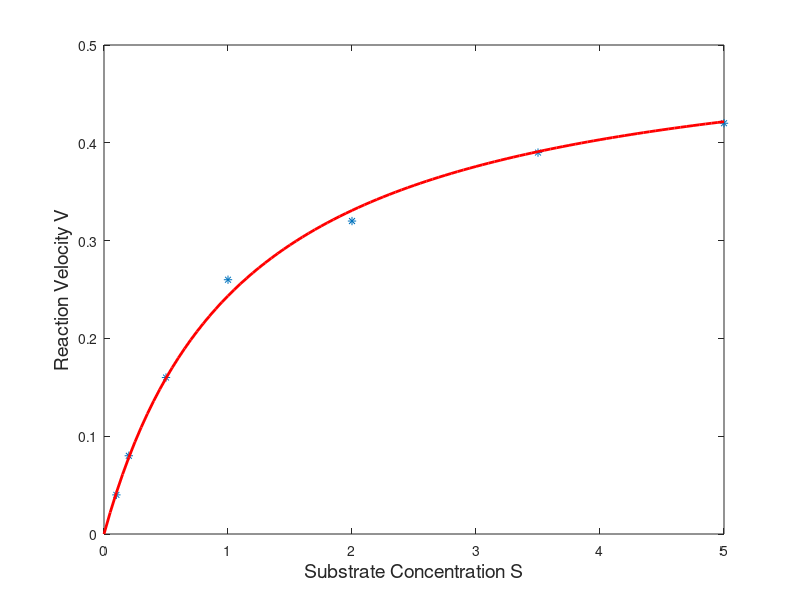
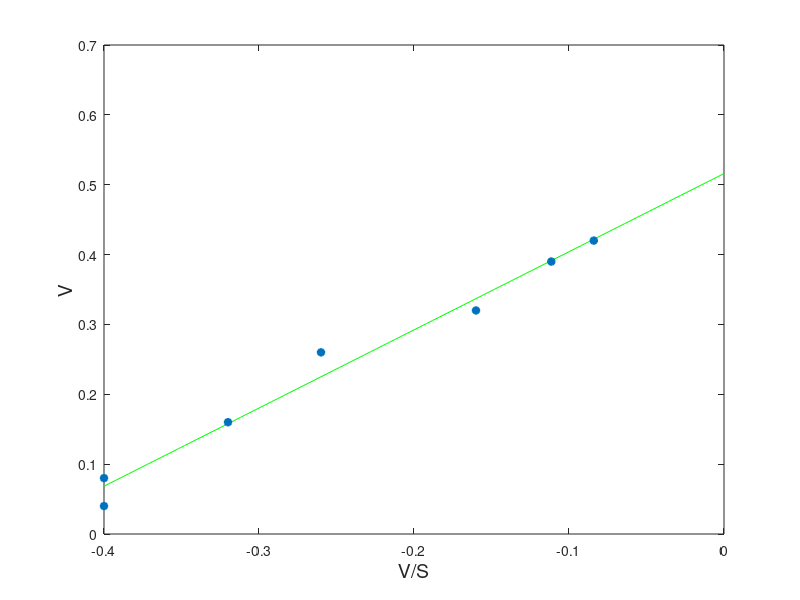

Write MATLAB code to recreate these figures, in order.
S=[.1;.2;.5;1;2;3.5;5];
V=[.04;.08;.16;.26;.32;.39;.42];
p=polyfit(-V./S,V,1); % find a linear fit to V as a function of -V/S
 
s=[0:100]/20;
g=p(2)*s./(s+p(1)); %plot the Michaelis-Menten function
figure(1);
plot(S,V,'*',s,g,'r','linewidth',2)
xlabel('Substrate Concentration S','fontsize',14)
ylabel('Reaction Velocity V','fontsize',14)
t=-.004*[0:100];
f = polyval(p,t);

figure(2)
plot(t,f,'g',-V./S,V,'*','linewidth',2) % plot the linear fit
xlabel('V/S','fontsize',14)
ylabel('V','fontsize',14)
